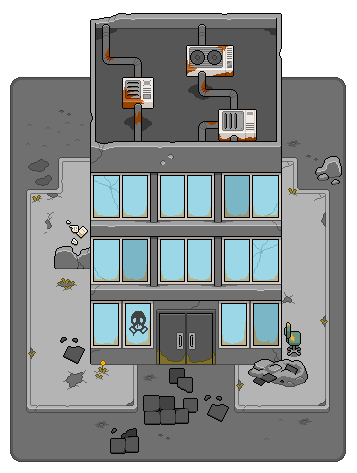
#> input picture tools/roomlab/measure/native/Post Apoc Office - Asset Pack_1.png, 357 x 473 px
$ python sheet_grid.py 'native/Post Apoc Office - Asset Pack_1.png' 5 5 'native/Post Apoc Office - Asset Pack_2.png'
#> lines starting #> are read from the running program, lines starting #| are printed output that depends on the picture
"""A sheet drawn large with a numbered tile grid, so props are picked by
coordinate rather than guessed. index-sheet.html without a browser.

    python3 sheet_grid.py <sheet.png> <tile> <zoom> <out.png>
"""
from PIL import Image, ImageDraw, ImageFont
import sys

LEFT, TOP = 24, 16


def main(path, tile, zoom, out):
#> called with tile = 5, zoom = 5
    im = Image.open(path).convert('RGBA')
#> im is the input picture: PIL image 357x473 RGBA; mean R, G, B, A 145.1, 149.5, 149.8, 255
    w, h = im.size
#> w = 357; h = 473
    canvas = Image.new('RGBA', (w * zoom + LEFT, h * zoom + TOP), (24, 26, 32, 255))
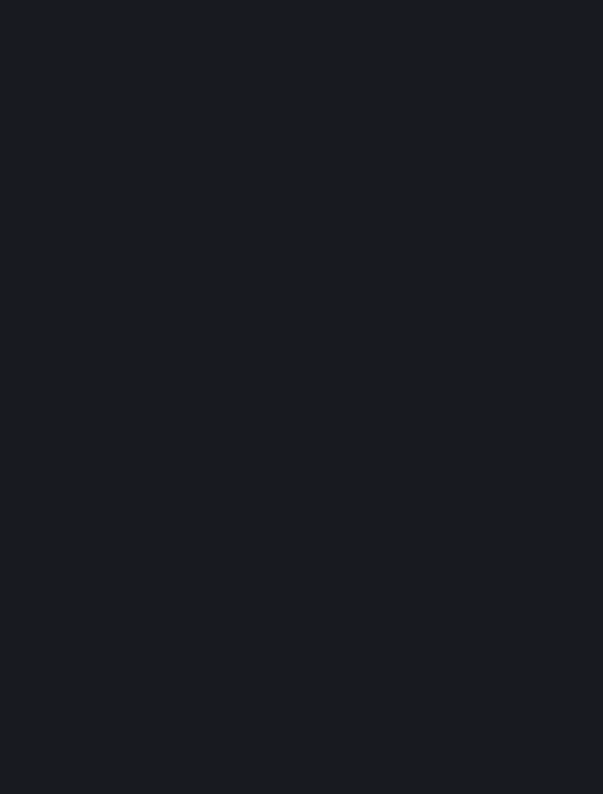
#> canvas: PIL image 1809x2381 RGBA (shown at 1/3 size); mean R, G, B, A 24, 26, 32, 255
    canvas.alpha_composite(Image.new('RGBA', (w * zoom, h * zoom), (60, 62, 70, 255)), (LEFT, TOP))
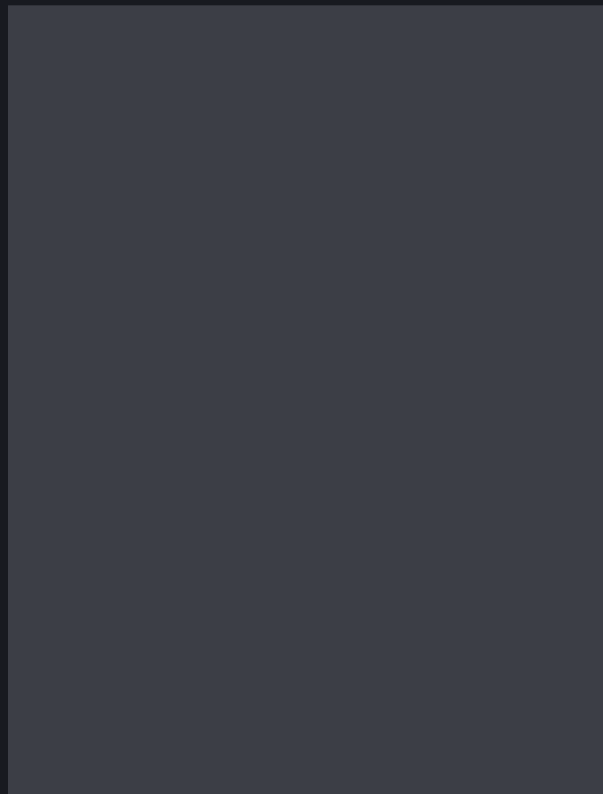
#> canvas: PIL image 1809x2381 RGBA (shown at 1/3 size); mean R, G, B, A 59.3, 61.3, 69.2, 255
    canvas.alpha_composite(im.resize((w * zoom, h * zoom), Image.NEAREST), (LEFT, TOP))
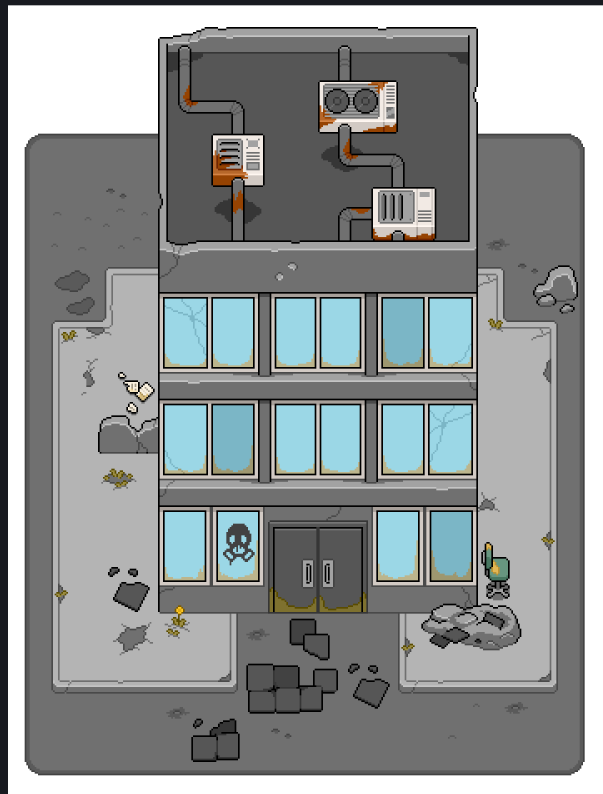
#> canvas: PIL image 1809x2381 RGBA (shown at 1/3 size); mean R, G, B, A 142.7, 147.1, 147.5, 255
    d = ImageDraw.Draw(canvas)
    try:
        f = ImageFont.truetype('/usr/share/fonts/truetype/dejavu/DejaVuSansMono.ttf', 12)
    except OSError:
        f = ImageFont.load_default()
    for c in range(w // tile + 1):
        x = LEFT + c * tile * zoom
        d.line([(x, TOP), (x, TOP + h * zoom)], fill=(255, 80, 80, 150))
        if c < w // tile:
            d.text((x + 2, 3), str(c), fill=(255, 220, 120, 255), font=f)
    for r in range(h // tile + 1):
        y = TOP + r * tile * zoom
        d.line([(LEFT, y), (LEFT + w * zoom, y)], fill=(255, 80, 80, 150))
        if r < h // tile:
            d.text((2, y + 2), str(r), fill=(255, 220, 120, 255), font=f)
    canvas.convert('RGB').save(out)
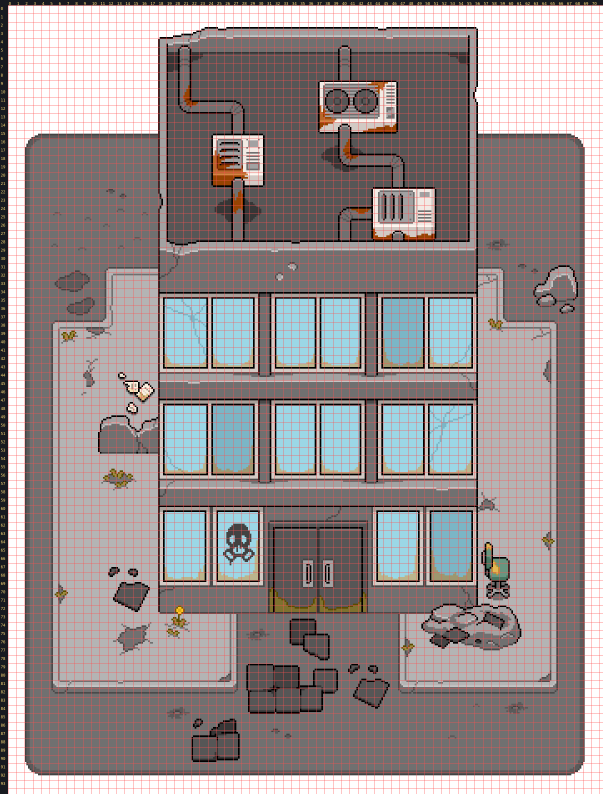
#> saved as Post Apoc Office - Asset Pack_2.png: PIL image 1809x2381 RGB (shown at 1/3 size); mean R, G, B 151.6, 142.1, 142.3
    print(out, canvas.size)
#| native/Post Apoc Office - Asset Pack_2.png (1809, 2381)


if __name__ == '__main__':
    main(sys.argv[1], int(sys.argv[2]), int(sys.argv[3]), sys.argv[4])

$ run again, on tools/roomlab/measure/native/Post Apoc Office - Asset Pack_3.png
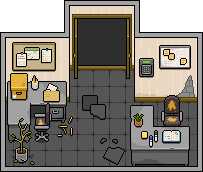
#> input picture tools/roomlab/measure/native/Post Apoc Office - Asset Pack_3.png, 203 x 172 px
#> in main, im is the input picture: PIL image 203x172 RGBA; mean R, G, B, A 102.9, 98.2, 89.6, 225.3
#> in main, `canvas.alpha_composite(Image.new('RGBA', (w * zoom, h * zoom), (60, 62..`:
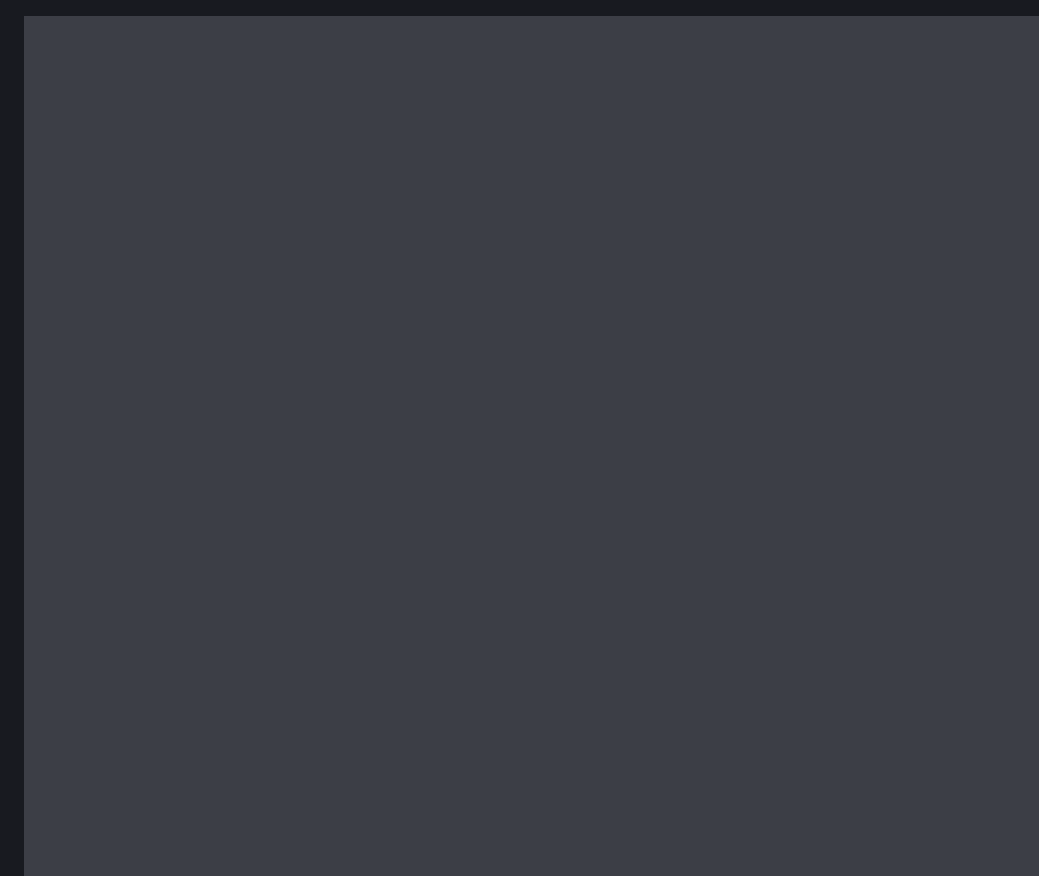
#> canvas: PIL image 1039x876 RGBA; mean R, G, B, A 58.5, 60.5, 68.4, 255
#> in main, `canvas.convert('RGB').save(out)`:
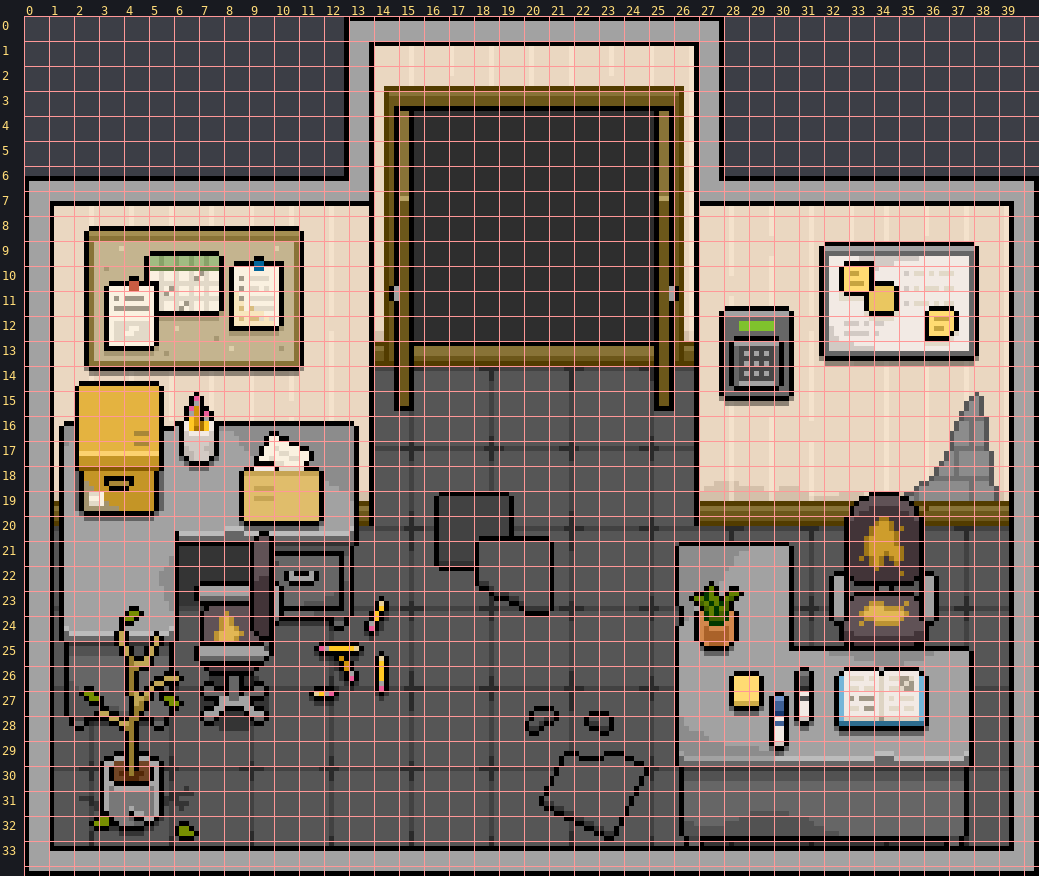
#> canvas: PIL image 1039x876 RGBA; mean R, G, B, A 118.3, 101, 94.2, 247; transparent parts drawn white
#| native/Post Apoc Office - Asset Pack_3.png (1039, 876)

$ run again, on tools/roomlab/measure/native/Post Apoc Office - Asset Pack_4.png
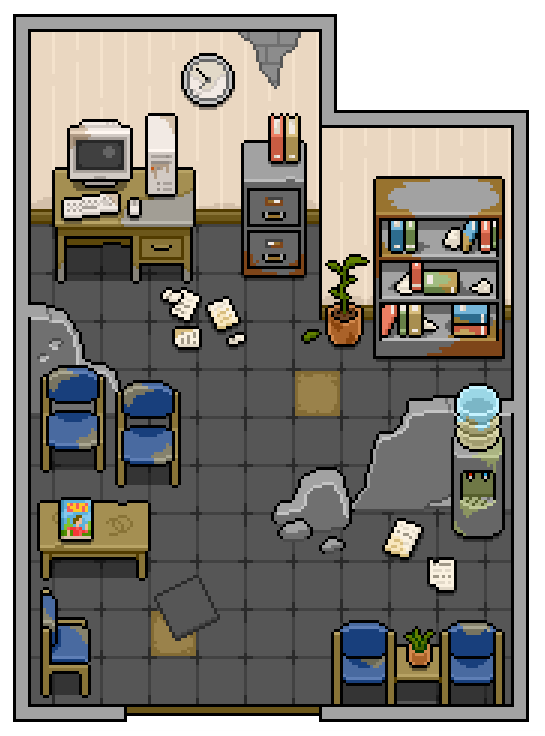
#> input picture tools/roomlab/measure/native/Post Apoc Office - Asset Pack_4.png, 545 x 736 px
#> in main, im is the input picture: PIL image 545x736 RGBA; mean R, G, B, A 132.4, 129.1, 122.9, 255
#> in main, `canvas.alpha_composite(Image.new('RGBA', (w * zoom, h * zoom), (60, 62..`:
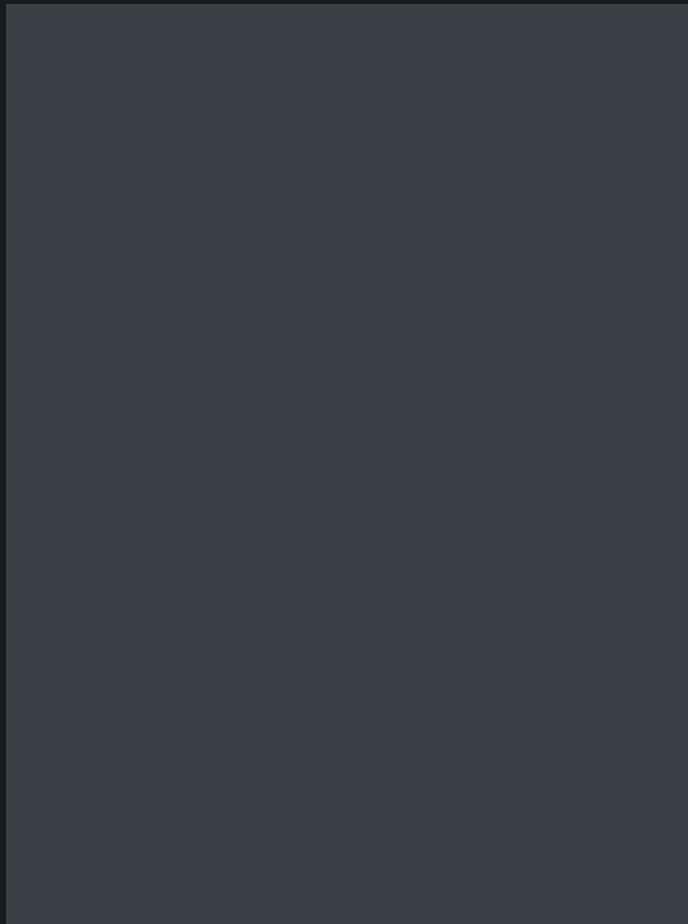
#> canvas: PIL image 2749x3696 RGBA (shown at 1/4 size); mean R, G, B, A 59.5, 61.5, 69.5, 255
#> in main, `canvas.convert('RGB').save(out)`:
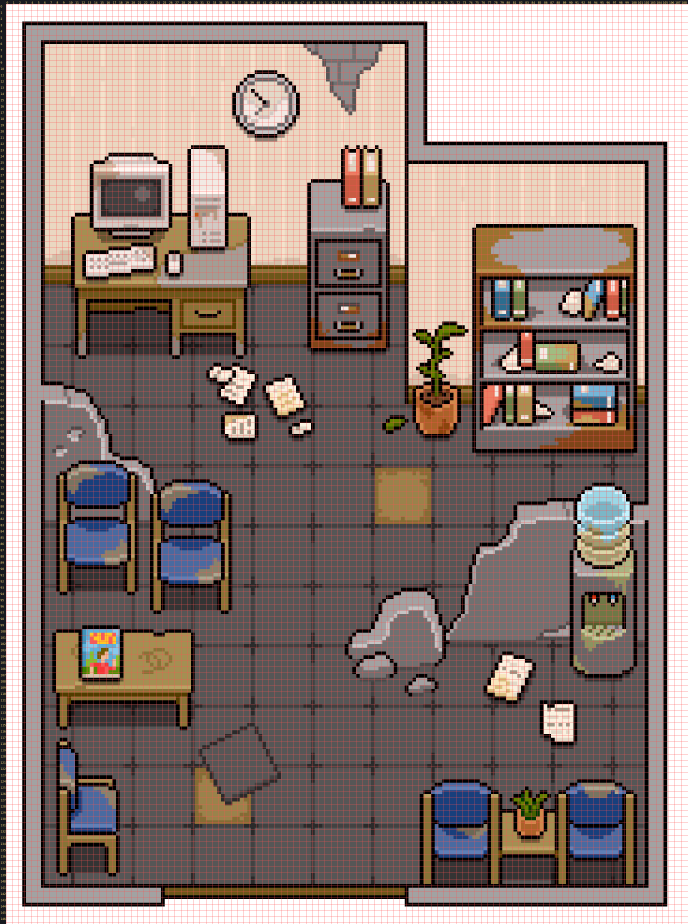
#> saved as Post Apoc Office - Asset Pack_4.png: PIL image 2749x3696 RGB (shown at 1/4 size); mean R, G, B 140.8, 124.2, 118.5
#| native/Post Apoc Office - Asset Pack_4.png (2749, 3696)

$ run again, on tools/roomlab/measure/native/Post Apoc Office - Asset Pack_5.png
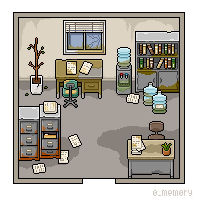
#> input picture tools/roomlab/measure/native/Post Apoc Office - Asset Pack_5.png, 199 x 199 px
#> in main, im is the input picture: PIL image 199x199 RGBA; mean R, G, B, A 174.5, 169.8, 161.2, 255
#> in main, `canvas.alpha_composite(Image.new('RGBA', (w * zoom, h * zoom), (60, 62..`:
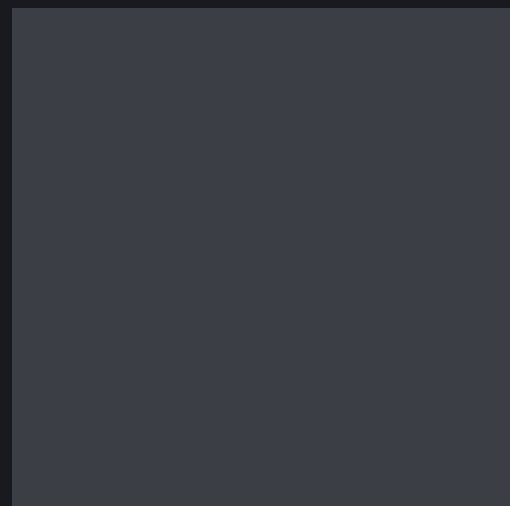
#> canvas: PIL image 1019x1011 RGBA (shown at 1/2 size); mean R, G, B, A 58.6, 60.6, 68.5, 255
#> in main, `canvas.convert('RGB').save(out)`:
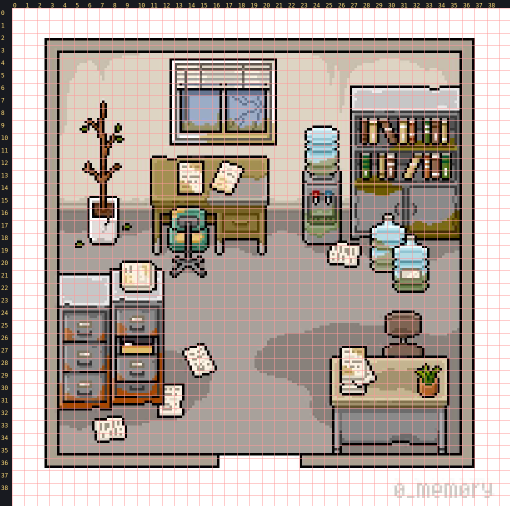
#> canvas: PIL image 1019x1011 RGBA (shown at 1/2 size); mean R, G, B, A 175, 157.6, 150, 247.1; transparent parts drawn white
#| native/Post Apoc Office - Asset Pack_5.png (1019, 1011)
